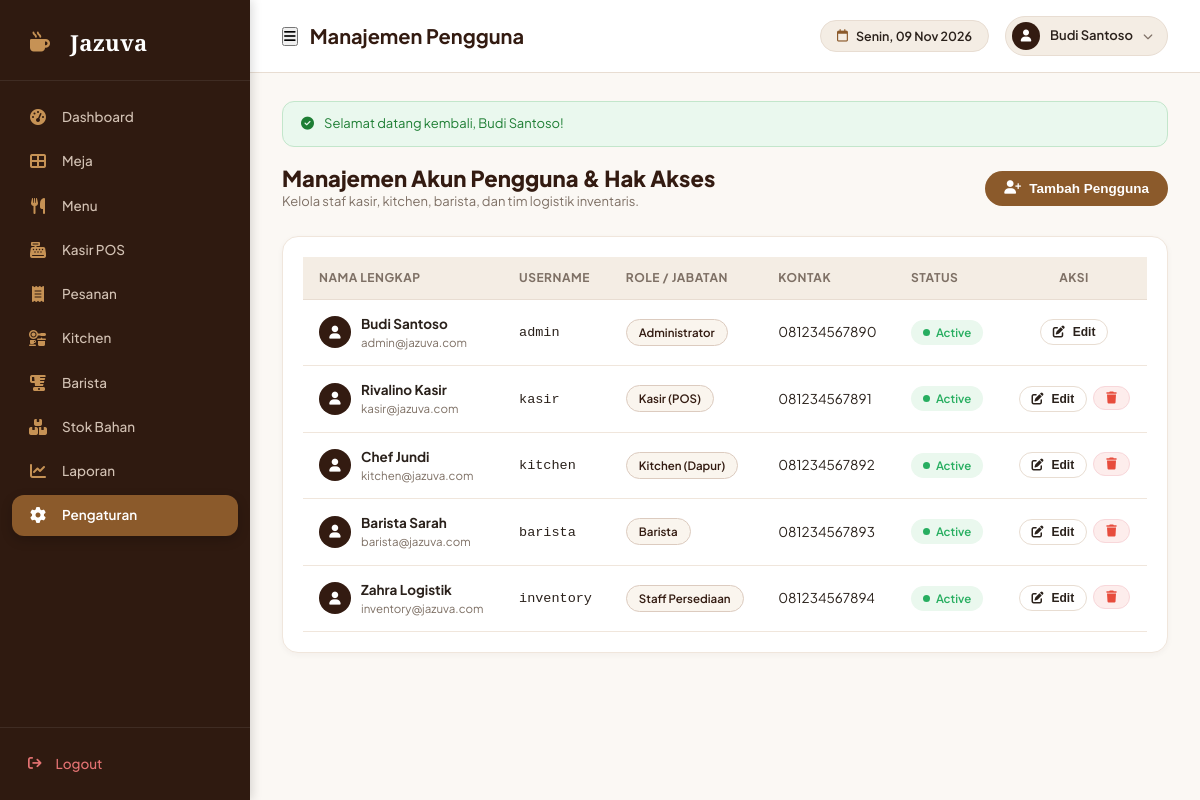
The page /admin/users.php (signed in) on the database its author committed.
### tables this page shows
CREATE TABLE `users` (
  `id` INT AUTO_INCREMENT PRIMARY KEY,
  `role_id` INT NOT NULL,
  `username` VARCHAR(50) NOT NULL UNIQUE,
  `password` VARCHAR(255) NOT NULL,
  `full_name` VARCHAR(100) NOT NULL,
  `email` VARCHAR(100) NULL,
  `phone` VARCHAR(30) NULL,
  `avatar` VARCHAR(255) DEFAULT 'default-avatar.png',
  `status` ENUM('active', 'inactive') DEFAULT 'active',
  `created_at` TIMESTAMP DEFAULT CURRENT_TIMESTAMP,
  `updated_at` TIMESTAMP DEFAULT CURRENT_TIMESTAMP ON UPDATE CURRENT_TIMESTAMP,
  FOREIGN KEY (`role_id`) REFERENCES `roles` (`id`) ON DELETE RESTRICT
);

CREATE TABLE `roles` (
  `id` INT AUTO_INCREMENT PRIMARY KEY,
  `name` VARCHAR(50) NOT NULL UNIQUE,
  `display_name` VARCHAR(100) NOT NULL,
  `description` VARCHAR(255) NULL,
  `created_at` TIMESTAMP DEFAULT CURRENT_TIMESTAMP
);

### app/Core/Security.php (called while the page is built, shortened)
<?php
final class Security
{
    public static function authenticated(): bool
    {
        return !empty($_SESSION['user_id']);
    }
}

### includes/auth.php (called while the page is built, shortened)
<?php
require_once __DIR__ . '/../app/Core/Security.php';
function isLoggedIn(): bool {
    return Security::authenticated();
}
function getCurrentUser(): ?array {
    return [
        'id'        => $_SESSION['user_id'],
        'username'  => $_SESSION['username'] ?? '',
        'full_name' => $_SESSION['full_name'] ?? '',
        'role_id'   => $_SESSION['role_id'] ?? 0,
        'role_name' => $_SESSION['role_name'] ?? '',
        'role_display' => $_SESSION['role_display'] ?? '',
        'avatar'    => $_SESSION['avatar'] ?? 'default-avatar.png',
    ];
}

### includes/functions.php (called while the page is built, shortened)
<?php
require_once __DIR__ . '/../app/Core/Security.php';
function getFlash(string $type): ?string {
    if (isset($_SESSION['flash_' . $type])) {
        $msg = $_SESSION['flash_' . $type];
        return $msg;
    }
    return null;
}

### admin/users.php (the view, shortened to what this page needs)
<?php
require_once __DIR__ . '/../includes/auth.php';
require_once __DIR__ . '/../includes/functions.php';
$pdo = getDbConnection();
$users = $pdo->query("SELECT u.*, r.display_name as role_display
                      FROM users u
                      JOIN roles r ON u.role_id = r.id
                      ORDER BY u.id ASC")->fetchAll();
$pageTitle = 'Manajemen Pengguna';
require_once __DIR__ . '/../includes/header.php';
?>
<div style="display: flex; align-items: center; justify-content: space-between; margin-bottom: 24px;">
  <div>
    <h2 style="font-size: 22px; font-weight: 800; color: var(--color-primary);">Manajemen Akun Pengguna &amp; Hak Akses</h2>
    <p style="font-size: 13px; color: var(--color-text-muted);">Kelola staf kasir, kitchen, barista, dan tim logistik inventaris.</p>
  </div>
  <button type="button" class="btn btn-caramel" onclick="openAddUserModal()">
    <i class="fa-solid fa-user-plus"></i> Tambah Pengguna
  </button>
</div>
<div class="card">
  <div class="table-responsive">
    <table class="table">
      <thead>
        <tr>
          <th>Nama Lengkap</th>
          <th>Username</th>
          <th>Role / Jabatan</th>
          <th>Kontak</th>
          <th>Status</th>
          <th style="text-align: center;">Aksi</th>
        </tr>
      </thead>
      <tbody>
        <?php foreach ($users as $u): ?>
          <tr>
            <td>
              <div style="display: flex; align-items: center; gap: 10px;">
                <div class="user-avatar" style="width: 32px; height: 32px; font-size: 13px;">
                  <i class="fa-solid fa-user"></i>
                </div>
                <div>
                  <strong><?= htmlspecialchars($u['full_name']) ?></strong>
                  <div style="font-size: 11.5px; color: var(--color-text-muted);"><?= htmlspecialchars($u['email'] ?: '-') ?></div>
                </div>
              </div>
            </td>
            <td><code><?= htmlspecialchars($u['username']) ?></code></td>
            <td>
              <span class="badge" style="background: #FAF5EE; color: #331B11; border: 1px solid #DCCBBF;">
                <?= htmlspecialchars($u['role_display']) ?>
              </span>
            </td>
            <td><?= htmlspecialchars($u['phone'] ?: '-') ?></td>
            <td>
              <span class="badge <?= $u['status'] === 'active' ? 'status-tersedia' : 'status-kritis' ?>">
                <span class="badge-dot" style="background: <?= $u['status'] === 'active' ? '#27AE60' : '#E74C3C' ?>;"></span>
                <?= ucfirst($u['status']) ?>
              </span>
            </td>
            <td style="text-align: center;">
              <div style="display: flex; gap: 6px; justify-content: center;">
                <button type="button" class="btn btn-outline btn-sm" onclick='openEditUserModal(<?= json_encode($u) ?>)'>
                  <i class="fa-solid fa-pen-to-square"></i> Edit
                </button>
                <?php if ($u['id'] !== (int)getCurrentUser()['id']): ?>
                  <form method="POST" action="" onsubmit="return confirm('Hapus akun pengguna ini?')" style="margin: 0;">
                    <button type="submit" class="btn btn-danger btn-sm">
                      <i class="fa-solid fa-trash"></i>
                    </button>
                  </form>
                <?php endif; ?>
              </div>
            </td>
          </tr>
        <?php endforeach; ?>
      </tbody>
    </table>
  </div>
</div>
<?php require_once __DIR__ . '/../includes/footer.php'; ?>

### includes/header.php (shortened to what this page needs)
<?php
require_once __DIR__ . '/auth.php';
require_once __DIR__ . '/functions.php';
$pageTitle = $pageTitle ?? 'Dashboard Restoran';
$days = ['Minggu', 'Senin', 'Selasa', 'Rabu', 'Kamis', 'Jumat', 'Sabtu'];
$months = ['', 'Jan', 'Feb', 'Mar', 'Apr', 'Mei', 'Jun', 'Jul', 'Agu', 'Sep', 'Okt', 'Nov', 'Des'];
$dayName = $days[date('w')];
$monthName = $months[(int)date('n')];
$currentDateIndo = $dayName . ', ' . date('d') . ' ' . $monthName . ' ' . date('Y');
?>
<!DOCTYPE html>
<html lang="id">
<head>
  <link rel="stylesheet" href="https://cdnjs.cloudflare.com/ajax/libs/font-awesome/6.5.1/css/all.min.css">
  <link rel="stylesheet" href="<?= BASE_URL ?>/assets/css/style.css">
  <link rel="stylesheet" href="<?= BASE_URL ?>/assets/css/responsive.css">
  <link rel="stylesheet" href="<?= BASE_URL ?>/assets/css/dashboard.css">
</head>
<body>
<div class="app-layout">
  <?php require_once __DIR__ . '/sidebar.php'; ?>
  <div class="main-wrapper">
    <header class="topbar">
      <div class="topbar-title">
        <button type="button" class="sidebar-toggle" aria-label="Buka navigasi" aria-expanded="false">
          <i class="fa-solid fa-bars"></i>
        </button>
        <span><?= htmlspecialchars($pageTitle) ?></span>
      </div>
      <div class="topbar-actions">
        <div class="date-pill">
          <i class="fa-regular fa-calendar" style="color: var(--color-accent);"></i>
          <span><?= $currentDateIndo ?></span>
        </div>
        <div class="user-profile-pill" onclick="window.location.href='<?= BASE_URL ?>/logout.php'" title="Klik untuk Logout">
          <div class="user-avatar">
            <i class="fa-solid fa-user"></i>
          </div>
          <span><?= htmlspecialchars($currentUser['full_name'] ?? 'Pengguna') ?></span>
          <i class="fa-solid fa-chevron-down" style="font-size: 10px; color: var(--color-text-muted);"></i>
        </div>
      </div>
    </header>
    <main class="page-content">
      <?php if ($successMsg = getFlash('success')): ?>
        <div class="alert alert-success">
          <i class="fa-solid fa-circle-check"></i>
          <div><?= htmlspecialchars($successMsg) ?></div>
        </div>
      <?php endif; ?>

### assets/css/style.css (style rules this page uses)
:root { --color-primary: #331B11; --color-primary-dark: #22120B; --color-primary-light: #523122; --color-accent: #8B5A2B; --color-accent-gold: #C69255; --color-accent-hover: #73471E; --color-bg-main: #FBF8F4; --color-bg-card: #FFFFFF; --color-bg-muted: #F4EDE4; --color-bg-alt: #F8F3EC; --color-border: #E8DDD2; --color-border-light: #F0E6DC; --color-text-main: #2A211B; --color-text-muted: #7E7065; --color-text-light: #A89B8F; --color-text-white: #FFFFFF; --color-status-green: #27AE60; --color-status-green-bg: #EAF8EE; --color-status-blue: #2980B9; --color-status-blue-bg: #EBF5FB; --color-status-orange: #E67E22; --color-status-orange-bg: #FEF5EB; --color-status-brown: #8B5A2B; --color-status-brown-bg: #F8EFE7; --color-status-red: #E74C3C; --color-status-red-bg: #FDEDEC; --shadow-sm: 0 2px 6px rgba(51, 27, 17, 0.04); --shadow-md: 0 4px 14px rgba(51, 27, 17, 0.07); --shadow-lg: 0 10px 25px rgba(51, 27, 17, 0.1); --shadow-card: 0 4px 20px rgba(51, 27, 17, 0.06); --radius-sm: 8px; --radius-md: 12px; --radius-lg: 16px; --radius-xl: 24px; --radius-pill: 9999px; --transition-fast: all 0.2s ease; --transition-normal: all 0.3s ease; }
* { box-sizing: border-box; margin: 0; padding: 0; }
body { font-family: 'Plus Jakarta Sans', -apple-system, BlinkMacSystemFont, 'Segoe UI', Roboto, sans-serif; background-color: var(--color-bg-main); color: var(--color-text-main); line-height: 1.5; font-size: 14px; -webkit-font-smoothing: antialiased; }
h1, h2, h3, h4, h5, h6 { color: var(--color-primary); font-weight: 700; line-height: 1.25; }
.btn { display: inline-flex; align-items: center; justify-content: center; gap: 8px; padding: 9px 18px; font-size: 13.5px; font-weight: 600; border-radius: var(--radius-pill); border: 1px solid transparent; cursor: pointer; transition: var(--transition-fast); text-decoration: none; white-space: nowrap; }
.btn-caramel { background-color: var(--color-accent); color: var(--color-text-white); }
.btn-outline { background: transparent; border-color: var(--color-border); color: var(--color-text-main); }
.btn-danger { background-color: var(--color-status-red-bg); color: var(--color-status-red); border-color: #F8D7DA; }
.btn-sm { padding: 5px 12px; font-size: 12px; border-radius: var(--radius-pill); }
.badge { display: inline-flex; align-items: center; gap: 6px; padding: 4px 12px; font-size: 11.5px; font-weight: 600; border-radius: var(--radius-pill); }
.badge-dot { width: 7px; height: 7px; border-radius: 50%; display: inline-block; }
.status-tersedia { background-color: var(--color-status-green-bg); color: var(--color-status-green); }
.status-tersedia .badge-dot { background-color: var(--color-status-green); }
.card { background: var(--color-bg-card); border-radius: var(--radius-lg); border: 1px solid var(--color-border-light); box-shadow: var(--shadow-sm); padding: 20px; transition: var(--transition-fast); }
.alert { padding: 12px 18px; border-radius: var(--radius-md); font-size: 13px; margin-bottom: 18px; display: flex; align-items: center; gap: 10px; }
.alert-success { background-color: var(--color-status-green-bg); color: #1E7E34; border: 1px solid #C3E6CB; }
.table-responsive { width: 100%; overflow-x: auto; }
.table { width: 100%; border-collapse: separate; border-spacing: 0; text-align: left; }
.table th { padding: 12px 16px; font-size: 12px; font-weight: 700; color: var(--color-text-muted); text-transform: uppercase; letter-spacing: 0.5px; border-bottom: 1px solid var(--color-border); background: var(--color-bg-muted); }
.table td { padding: 14px 16px; font-size: 13.5px; border-bottom: 1px solid var(--color-border-light); color: var(--color-text-main); vertical-align: middle; }

### rows shown on the page
users: full_name "Budi Santoso", email "admin@jazuva.com", username "admin", role.display_name "Administrator", phone "081234567890", status "Active"
users: full_name "Rivalino Kasir", email "kasir@jazuva.com", username "kasir", role.display_name "Kasir (POS)", phone "081234567891", status "Active"
users: full_name "Chef Jundi", email "kitchen@jazuva.com", username "kitchen", role.display_name "Kitchen (Dapur)", phone "081234567892", status "Active"
users: full_name "Barista Sarah", email "barista@jazuva.com", username "barista", role.display_name "Barista", phone "081234567893", status "Active"
users: full_name "Zahra Logistik", email "inventory@jazuva.com", username "inventory", role.display_name "Staff Persediaan", phone "081234567894", status "Active"

### other values the page prints
$pageTitle "Manajemen Pengguna"
$successMsg "Selamat datang kembali, Budi Santoso!"
